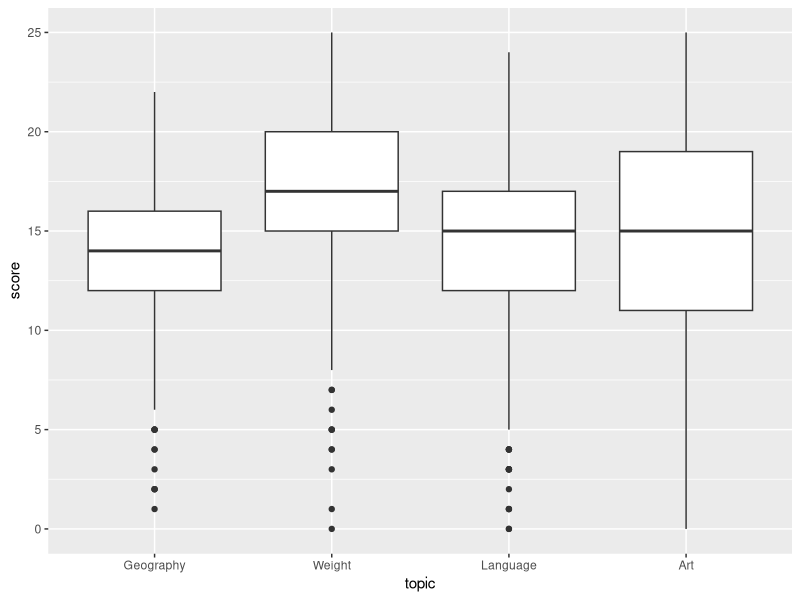
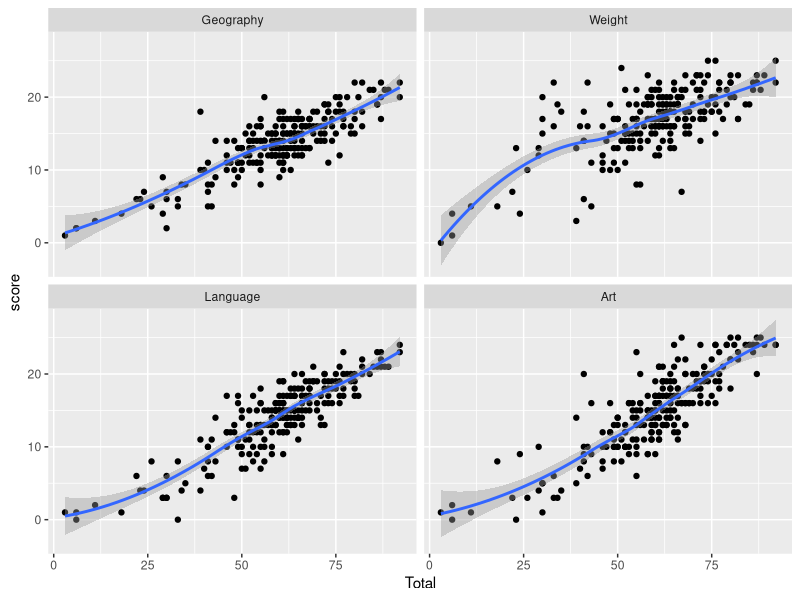
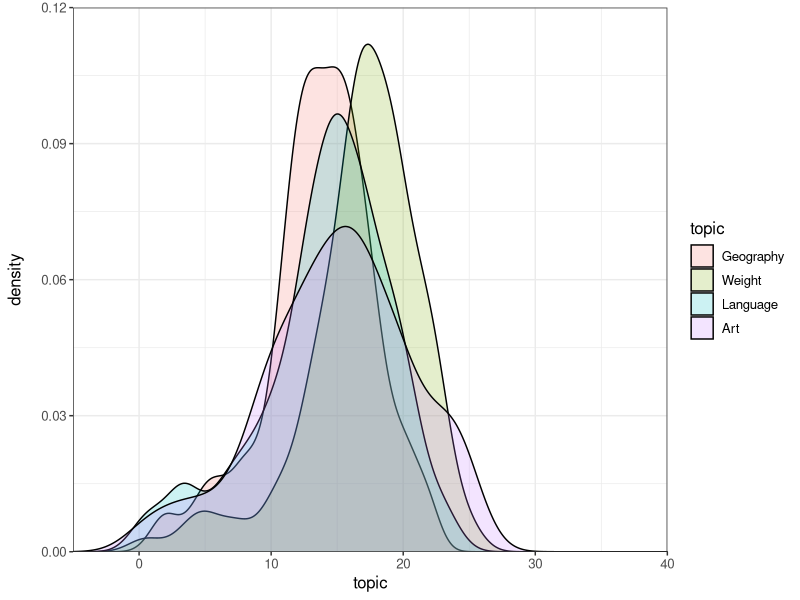
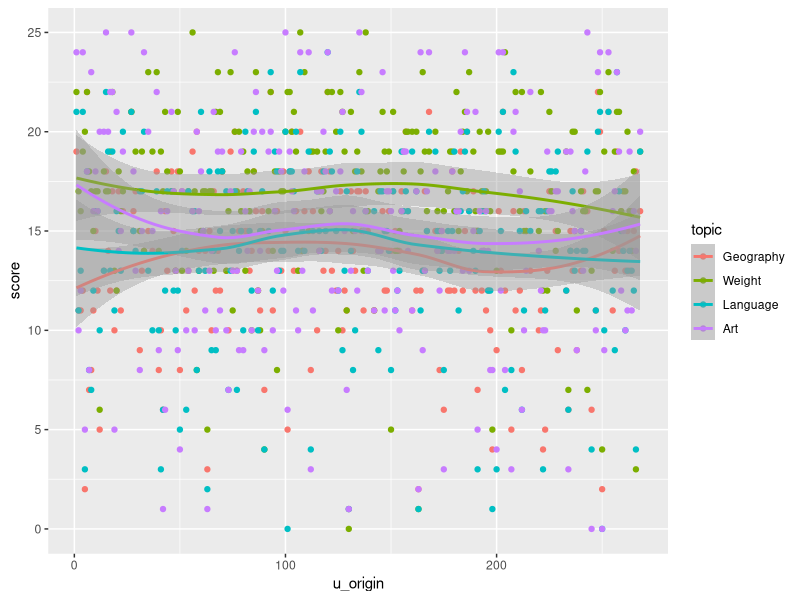
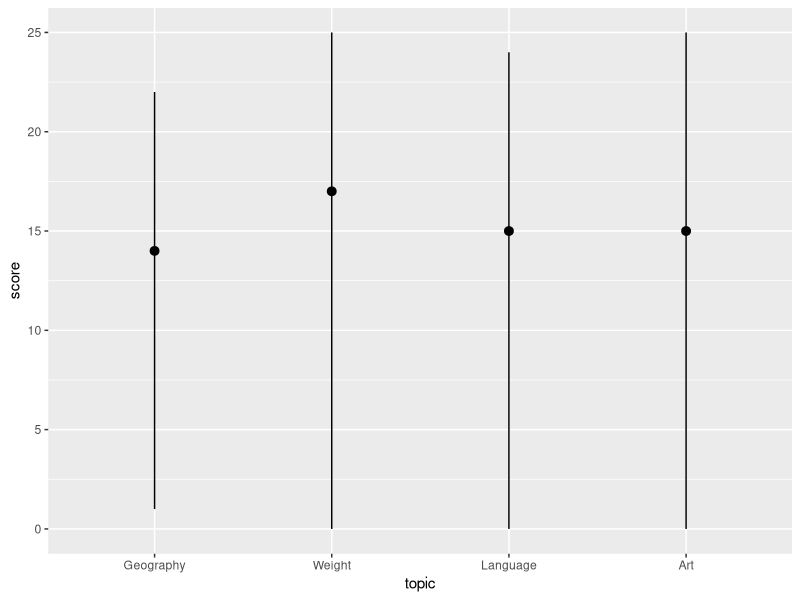

These figures' R source, in order:
library(reshape2)
library(ggplot2)
# topic specific scores

# we want this to be asocial, and not give them a score if they chose to copy. If they chose to copy this will be treated as  getting it wrong/ not knowing. 

# load full data:
full_data <- read.csv("full_data.csv")

# these are the question numbers for the topics, in each round:
geography <- c(1:10, 41:55)
weight <- c(11:20, 56:70)
language <-c(21:30, 71:85)
art <- c(31:40, 86:100)

# numbered 1-4 in full data
full_data$topic <- ifelse((full_data$number %in% geography),1,
                            ifelse((full_data$number %in% weight),2,
                              ifelse((full_data$number %in% language),3,
                                ifelse((full_data$number %in% art),4, 999))))

### cumulative ASOCIAL total score (we previously only have this for round 1, or total score including social)
full_data$c_a_score_tot <- rep(-666, nrow(full_data))
u_origins <- unique(full_data$u_origin)
for (i in 1:length(u_origins)) {
  u_origin <- u_origins[i]
  relevant_rows <- c(1:nrow(full_data))[full_data$u_origin == u_origin]
  subset <- full_data[relevant_rows,]
  c_a_score_tot <- cumsum((subset$score) * (1-subset$copying))
  full_data$c_a_score_tot[relevant_rows] <- c_a_score_tot
}

### cumulative asocial score, for GEOGRAPHY
full_data$c_a_score_geog <- rep(-666, nrow(full_data))
u_origins <- unique(full_data$u_origin)
for (i in 1:length(u_origins)) {
  u_origin <- u_origins[i]
  relevant_rows <- c(1:nrow(full_data))[full_data$u_origin == u_origin]
  subset <- full_data[relevant_rows,]
  c_a_score_geog <- cumsum((subset$score) * (1-subset$copying) * (subset$topic==1))
  full_data$c_a_score_geog[relevant_rows] <- c_a_score_geog
}

### cumulative asocial score, for WEIGHT
full_data$c_a_score_wght <- rep(-666, nrow(full_data))
u_origins <- unique(full_data$u_origin)
for (i in 1:length(u_origins)) {
  u_origin <- u_origins[i]
  relevant_rows <- c(1:nrow(full_data))[full_data$u_origin == u_origin]
  subset <- full_data[relevant_rows,]
  c_a_score_wght <- cumsum((subset$score) * (1-subset$copying) * (subset$topic==2))
  full_data$c_a_score_wght[relevant_rows] <- c_a_score_wght
}

### cumulative asocial score, for LANGUAGE 
full_data$c_a_score_lang <- rep(-666, nrow(full_data))
u_origins <- unique(full_data$u_origin)
for (i in 1:length(u_origins)) {
  u_origin <- u_origins[i]
  relevant_rows <- c(1:nrow(full_data))[full_data$u_origin == u_origin]
  subset <- full_data[relevant_rows,]
  c_a_score_lang <- cumsum((subset$score) * (1-subset$copying) * (subset$topic==3))
  full_data$c_a_score_lang[relevant_rows] <- c_a_score_lang
}

### cumulative asocial score, for ART
full_data$c_a_score_art <- rep(-666, nrow(full_data))
u_origins <- unique(full_data$u_origin)
for (i in 1:length(u_origins)) {
  u_origin <- u_origins[i]
  relevant_rows <- c(1:nrow(full_data))[full_data$u_origin == u_origin]
  subset <- full_data[relevant_rows,]
  c_a_score_art <- cumsum((subset$score) * (1-subset$copying) * (subset$topic==4))
  full_data$c_a_score_art[relevant_rows] <- c_a_score_art
}

### make into easy table
asocialOnly <- full_data[full_data$copying=="FALSE",]
finalScore <- asocialOnly[asocialOnly$number==100,]
topicTable <- finalScore[,c(14,23,24,25,26,27)]
colnames(topicTable)[2] <- "Total"
colnames(topicTable)[3] <- "Geography"
colnames(topicTable)[4] <- "Weight"
colnames(topicTable)[5] <- "Language"
colnames(topicTable)[6] <- "Art"

#means 
means <- sapply(topicTable[,2:6],mean)
means
sds <- sapply(topicTable[,2:6],sd)
sds
range <- sapply(topicTable[,2:6],range)
range

#melting tables for plotting
topicTableL <- melt(topicTable, id.vars="u_origin", value.name = "score")
colnames(topicTableL)[2] <- "topic"
topicTableLO <- topicTableL[!topicTableL$topic=="Total",]
# more melting
teenytable <- topicTable
teenytable$u_origin <- NULL
topicTable1 <- melt(teenytable, id.vars="Total", value.name = "score")

#plotting about
boxplot <- ggplot(data = topicTableLO, mapping = aes(x = topic, y = score)) + 
  geom_boxplot()
boxplot

topicsPlot <- ggplot(topicTable1, aes(Total,score)) + 
  geom_point() + 
  stat_smooth() +
  facet_wrap(~variable)
topicsPlot

densityPlot <- ggplot(topicTableLO, aes(score, fill=topic)) 
densityPlot + geom_density(alpha = 0.2) + theme_bw() + 
  theme(text = element_text(size=12), axis.title.y=element_text(margin=margin(0,12,0,0))) +
  scale_y_continuous(limits=c(0,0.12), expand = c(0,0)) +
  scale_x_continuous(limits=c(-5,40), expand= c(0,0)) +
  xlab("topic") + ylab("density")

ggplot(topicTableLO, aes(u_origin,score, col=topic)) + 
  geom_point() + 
  stat_smooth() 

ggplot(data = topicTableLO) + 
  stat_summary(
    mapping = aes(x = topic, y = score),
    fun.ymin = min,
    fun.ymax = max,
    fun.y = median
  )

# corr tests
cor.test(topicTable$Geography, topicTable$Language)
cor.test(topicTable$Geography, topicTable$Weight)
cor.test(topicTable$Geography, topicTable$Art)
cor.test(topicTable$Art, topicTable$Weight)
cor.test(topicTable$Art, topicTable$Language)
cor.test(topicTable$Weight, topicTable$Language)

cor.test(topicTable$Geography, topicTable$Language)$estimate[[1]]^2
cor.test(topicTable$Geography, topicTable$Weight)$estimate[[1]]^2
cor.test(topicTable$Geography, topicTable$Art)$estimate[[1]]^2
cor.test(topicTable$Art, topicTable$Weight)$estimate[[1]]^2
cor.test(topicTable$Art, topicTable$Language)$estimate[[1]]^2
cor.test(topicTable$Weight, topicTable$Language)$estimate[[1]]^2

cor.test(topicTable$Total, topicTable$Language)
cor.test(topicTable$Total, topicTable$Weight)
cor.test(topicTable$Total, topicTable$Geog)
cor.test(topicTable$Total, topicTable$Art)

var(topicTable$Total)
var(topicTable$Language)
var(topicTable$Art)
var(topicTable$Weight)
var(topicTable$Geography)
sd(topicTable$Total)
sd(topicTable$Art)
sd(topicTable$Geography)
sd(topicTable$Weight)
sd(topicTable$Language)

Geog <- asocialOnly[asocialOnly$topic==1,]
Weight <- asocialOnly[asocialOnly$topic==2,]
Lang <- asocialOnly[asocialOnly$topic==3,]
Art <- asocialOnly[asocialOnly$topic==4,]

sd(Geog$score)
sd(Weight$score)
sd(Lang$score)
sd(Art$score)

rand <- asocialOnly[sample(nrow(asocialOnly), 6000), ]
sd(rand$score)

# Rounds 1 and 2 correlations

R1Score <- asocialOnly[asocialOnly$number==40,]

# match R1scores to finalScores, using match? 

finalScore$R1_art <- R1Score$c_a_score_art[match(finalScore$u_origin, R1Score$u_origin)]
finalScore$R1_lang <- R1Score$c_a_score_lang[match(finalScore$u_origin, R1Score$u_origin)]
finalScore$R1_weight <- R1Score$c_a_score_wght[match(finalScore$u_origin, R1Score$u_origin)]
finalScore$R1_geog <- R1Score$c_a_score_geog[match(finalScore$u_origin, R1Score$u_origin)]

finalScore$R2_art <- (finalScore$c_a_score_art-finalScore$R1_art)
finalScore$R2_lang <- (finalScore$c_a_score_lang-finalScore$R1_lang)
finalScore$R2_weight <- (finalScore$c_a_score_wght-finalScore$R1_weight)
finalScore$R2_geog <- (finalScore$c_a_score_geog-finalScore$R1_geog)

cor.test(finalScore$R1_art, finalScore$R2_art)$estimate[[1]]^2
cor.test(finalScore$R1_art, finalScore$R2_geog)$estimate[[1]]^2
cor.test(finalScore$R1_art, finalScore$R2_lang)$estimate[[1]]^2
cor.test(finalScore$R1_art, finalScore$R2_weight)$estimate[[1]]^2

cor.test(finalScore$R1_geog, finalScore$R2_geog)$estimate[[1]]^2
cor.test(finalScore$R1_geog, finalScore$R2_art)$estimate[[1]]^2
cor.test(finalScore$R1_geog, finalScore$R2_lang)$estimate[[1]]^2
cor.test(finalScore$R1_geog, finalScore$R2_weight)$estimate[[1]]^2

cor.test(finalScore$R1_lang, finalScore$R2_lang)$estimate[[1]]^2
cor.test(finalScore$R1_lang, finalScore$R2_weight)$estimate[[1]]^2
cor.test(finalScore$R1_lang, finalScore$R2_art)$estimate[[1]]^2
cor.test(finalScore$R1_lang, finalScore$R2_geog)$estimate[[1]]^2

cor.test(finalScore$R1_weight, finalScore$R2_weight)$estimate[[1]]^2
cor.test(finalScore$R1_weight, finalScore$R2_geog)$estimate[[1]]^2
cor.test(finalScore$R1_weight, finalScore$R2_art)$estimate[[1]]^2
cor.test(finalScore$R1_weight, finalScore$R2_lang)$estimate[[1]]^2
